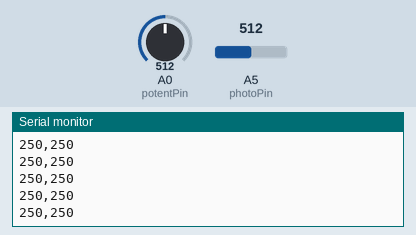
Simulated run of this sketch. Board: Arduino Uno, built with avr-gcc and run on an emulated ATmega328P. Parts: the last lines printed to the serial monitor. The test bench sets the inputs (shaded band); at power-on: A0 (potentPin) = 512, A5 (photoPin) = 512.

Above: at 1.2 s.
1.3 s: A0 (potentPin) set to 716
At 1.9 s:
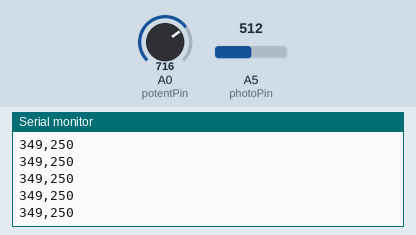
4.3 s: A5 (photoPin) set to 716
At 5.0 s:
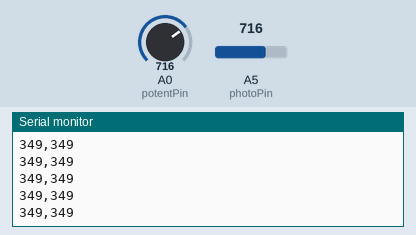
5.8 s: A0 (potentPin) set to 900
At 6.8 s:
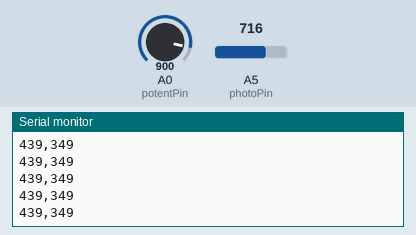
7.3 s: A5 (photoPin) set to 900
At 8.2 s:
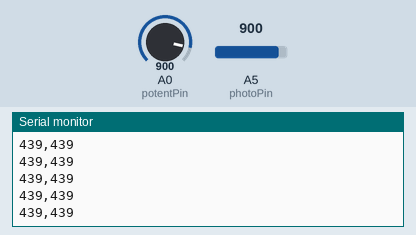
Timing chart, 0 to 9.8 s (numbered marks = the images above; inputs shaded):
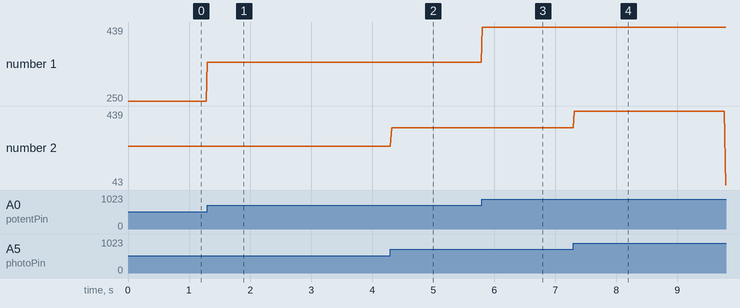

Measured:
- after the input at 1.3 s, the serial monitor: prints a new line at once (image 1)
- after the input at 4.3 s, the serial monitor: prints a new line at once (image 2)
- after the input at 5.8 s, the serial monitor: prints a new line at once (image 3)
- after the input at 7.3 s, the serial monitor: prints a new line at once (image 4)
- plotted number 1: 250 → 349 after the input at 1.3 s, 349 → 439 after the input at 5.8 s
- plotted number 2: 349 → 43 after the input at 7.3 s

The sketch:

osalas3Lab9.ino
```cpp
/*
 * Author: Omar Salas-Rodriguez
 * UIN: 652945181
 * NetID: osalas3
 * Lab 9 Piping Dual Analog Inputs to Processing for Visual Graphs
 *
 * Description: Simple program that reads in input from 2 different analog devices
 *              and pipes the result to a processing program that graphs each input.
 *              Since the graphs have max height of 500, the value is mapped from standard
 *              0 - 1024 |-> 0 - 500
 *
 * References: http://arduino.cc/en/Tutorial/Graph
 *             https://learn.sparkfun.com/tutorials/connecting-arduino-to-processing#introduction
 *
 */

const int potentPin = 0;
int potentValue = 0;
const int photoPin = 5;
int photoValue = 0;

void setup() {
  Serial.begin(9600);
}

void loop() {
  potentValue = analogRead(potentPin);
  photoValue = analogRead(photoPin);
  Serial.print(map(potentValue,0,1024,0,500));
  Serial.print(",");
  Serial.println(map(photoValue,0,1024,0,500));
  delay(20);

}
```
